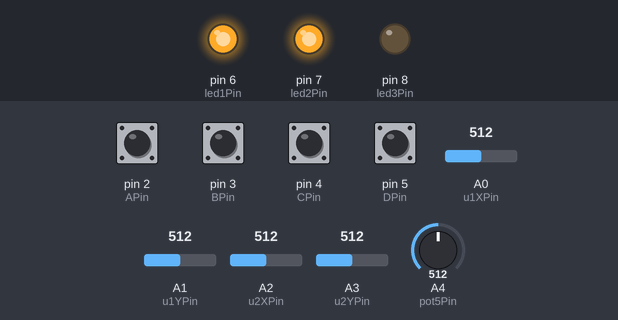
This sketch was run on a simulated Arduino Uno, built with avr-gcc and run on an emulated ATmega328P. Shown: output pins drawn as LEDs (lit = HIGH). The inputs (shaded band) are chosen by the test bench; at power-on: pin 2 (APin), pin 3 (BPin), pin 4 (CPin), pin 5 (DPin) HIGH, A0 (u1XPin) = 512, A1 (u1YPin) = 512, A2 (u2XPin) = 512, A3 (u2YPin) = 512, A4 (pot5Pin) = 512. No radio packets arrive unless stated.

Above: at 1.2 s.
1.3 s: pin 4 (CPin) pulled LOW for 0.15 s
At 1.85 s:
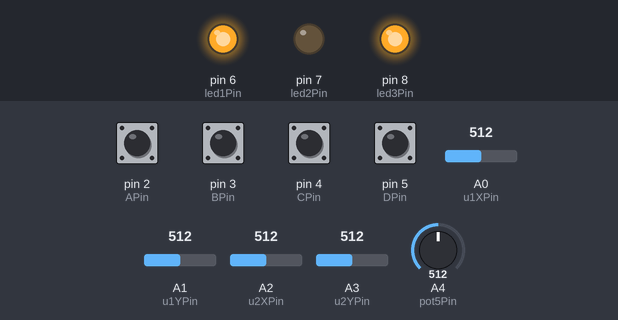
4.3 s: pin 3 (BPin) pulled LOW for 0.15 s
At 4.56 s:
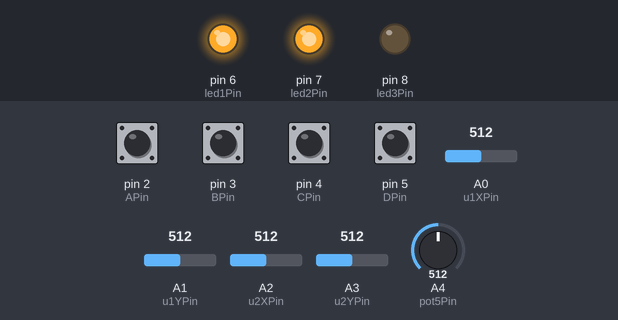
7.3 s: pin 4 (CPin) pulled LOW for 1 s
At 7.58 s:
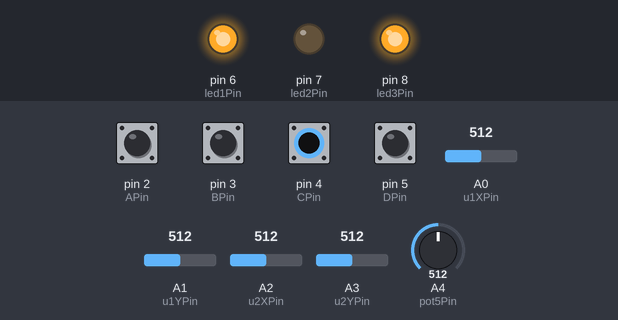
10.3 s: pin 3 (BPin) pulled LOW for 1 s
At 10.55 s:
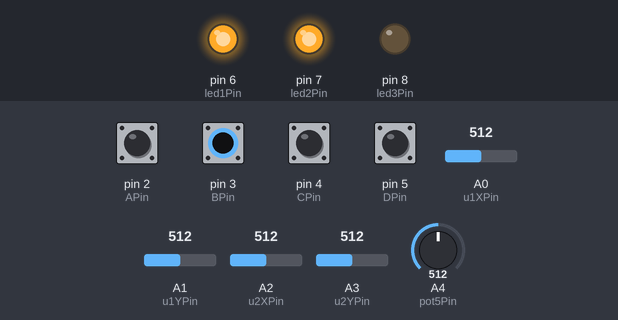
Timing chart, 0 to 13.3 s (numbered marks = the images above; inputs shaded):
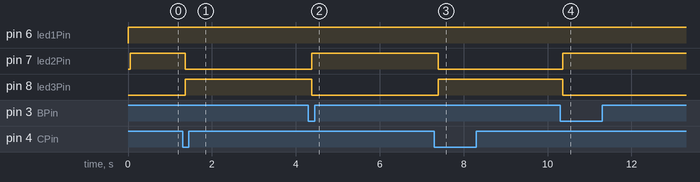

Measured:
- after the input at 1.3 s, pin 7 (led2Pin): HIGH → LOW after 0.06 s; pin 8 (led3Pin): LOW → HIGH after 0.06 s
- after the input at 4.3 s, pin 7 (led2Pin): LOW → HIGH after 0.08 s; pin 8 (led3Pin): HIGH → LOW after 0.08 s
- after the input at 7.3 s, pin 7 (led2Pin): HIGH → LOW after 0.10 s; pin 8 (led3Pin): LOW → HIGH after 0.10 s
- after the input at 10.3 s, pin 7 (led2Pin): LOW → HIGH after 0.07 s; pin 8 (led3Pin): HIGH → LOW after 0.07 s

The sketch:

AdeeptRemoteControl.ino
```cpp
/***********************************************************
File name:  AdeeptRemoteControl.ino
Description:
1.Push the left rocker up/forward and the robot will move forward. The farther you push each time, the faster the robot will move.
2.Pull the left rocker down/backward and the robot will move backward. The farther you pull each time, the faster the robot will move.
3.Pull the right rocker to the left and the robot will turn left. The farther you pull each time, the faster the robot will move.
4.Pull the right rocker to the right and the robot will turn right. The farther you pull each time, the faster the robot will move.
5.Press the button A and the robot will stand/squat. After it stands up, the RGB LED will turn into blue (or green); when it squats, this LED will change to red.
Note: The robot will only move after it stands up.
6.Press button B and the robot now enters the remote control mode. At the same time the LED2 on the remote will light up when the LED3 dims. And the RGB LED on the robot's head turns back to blue.
7.Press button C to change into the mode of automatic obstacle avoidance. The LED3 lights up when LED2 goes out. The RGB LED turns into green.
8.Press button D to control the buzzer beep of the module on the robot.
Website: www.adeept.com
E-mail: support@adeept.com
Author: Tom
Date: 2017/08/22
***********************************************************/
#include <SPI.h>
#include "RF24.h"
RF24 radio(9, 10);            // define the object to control NRF24L01
byte addresses[5] = "00005";  // define communication address which should correspond to remote control
int data[9];                  // define array used to save the communication data
int mode = 0;
const int pot6Pin = 5;        // define R6
const int pot5Pin = 4;        // define R1
const int led1Pin = 6;        // define pin for LED1 which is close to NRF24L01 and used to indicate the state of NRF24L01
const int led2Pin = 7;        // define pin for LED2 which is the mode is displayed in the Six foot robots remote control mode
const int led3Pin = 8;        // define pin for LED3 which is the mode is displayed in the Six foot robots auto mode
const int APin = 2;           // define pin for D2
const int BPin = 3;           // define pin for D3
const int CPin = 4;           // define pin for D4
const int DPin = 5;           // define pin for D5

const int u1XPin = 0;      // define pin for direction X of joystick U1
const int u1YPin = 1;      // define pin for direction Y of joystick U1
const int u2XPin = 2;      // define pin for direction X of joystick U2
const int u2YPin = 3;      // define pin for direction Y of joystick U2

void setup() {

  radio.begin();                      // initialize RF24
  radio.setRetries(0, 15);            // set retries times
  radio.setPALevel(RF24_PA_LOW);      // set power
  radio.openWritingPipe(addresses);   // open delivery channel
  radio.stopListening();              // stop monitoring
  pinMode(led1Pin, OUTPUT);           // set led1Pin to output mode
  pinMode(led2Pin, OUTPUT);           // set led2Pin to output mode
  pinMode(led3Pin, OUTPUT);           // set led3Pin to output mode
  pinMode(APin, INPUT_PULLUP);        // set APin to output mode
  pinMode(BPin, INPUT_PULLUP);        // set BPin to output mode
  pinMode(CPin, INPUT_PULLUP);        // set CPin to output mode
  pinMode(DPin, INPUT_PULLUP);        // set DPin to output mode
  data[3] = 0;
  data[4] = 1;
}

void loop() {
  // put the values of rocker, switch and potentiometer into the array
  data[0] = analogRead(u1XPin);
  data[1] = analogRead(u1YPin);
  if(digitalRead(APin)==LOW){
    delay(100);
    data[2] = digitalRead(APin);
    }else{
      data[2] = HIGH;
      }
  if( digitalRead(BPin)==LOW){//Switch the working mode
    mode = 0;
    data[3] = 0;
    data[4] = 1;
  }
  if(digitalRead(CPin)==LOW){//Switch the working mode
    mode = 1;
    data[3] = 1;
    data[4] = 0;
  }
  data[5] = digitalRead(DPin);
  data[6] = analogRead(pot5Pin);
  data[7] = analogRead(u2YPin);
  data[8] = analogRead(u2XPin);
  // send array data. If the sending succeeds, open signal LED
  if (radio.write( data, sizeof(data) ))
  digitalWrite(led1Pin,HIGH);

  // delay for a period of time, then turn off the signal LED for next sending
  delay(50);
  digitalWrite(led1Pin,LOW);

  if(mode==0){//LED display status
    digitalWrite(led2Pin,HIGH);
    digitalWrite(led3Pin,LOW);
  }
  if(mode==1){//LED display status
      digitalWrite(led2Pin,LOW);
      digitalWrite(led3Pin,HIGH);
  }
}
```
